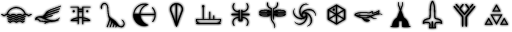
#> input picture glyphs.png, 512 x 32 px
$ python -i utils.py   (imports and definitions only)
#> lines starting #> are read from the running program, lines starting #| are printed output that depends on the picture
import configparser
import math
import cv2
import numpy as np
from typing import Union
from utils.resolutions import resolutions

ini = configparser.ConfigParser()
# [1 line not run here, left out]
config = ini["DEFAULT"]


# [162 lines left out: functions read_screenshot, crop_address, normalize_and_grayscale, get_glyph_from_address, get_glyph_from_standard, parse_standard and 3 more, not called in this run]

>>> import cv2
>>> picture = cv2.imread('../glyphs.png')
#> picture is the input picture: shape (32, 512, 3); min 0, max 255, mean 207.8
>>> result = normalize_and_grayscale(picture)
#> in normalize_and_grayscale, `img_invert = np.invert(img)`:
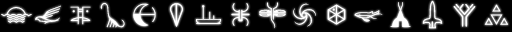
#> img_invert: shape (32, 512, 3); min 0, max 255, mean 47.2
#> in normalize_and_grayscale, `hsv = cv2.cvtColor(img_invert, cv2.COLOR_BGR2HSV)`: hsv: shape (32, 512, 3); mean H, S, V 0, 0, 47.2
#> (the run stopped early here; a loop or call above may not have finished)
